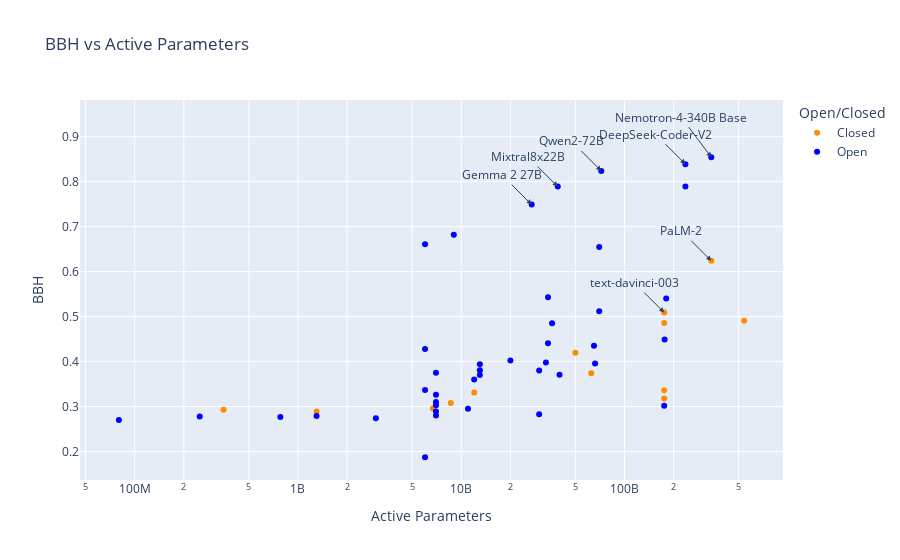

Source (notebook cell):
### Code cell
color_map = {'Open': 'blue', 'Closed': 'darkorange'}

highlighted_models = ['Nemotron-4-340B Base','DeepSeek-Coder-V2','Qwen2-72B', 'Mixtral8x22B', 'Gemma 2 27B', 
                      'PaLM-2', 'text-davinci-003']

# Create the plot
fig = px.scatter(df, x='Active Parameters', y='BBH', 
                 color='Open/Closed',
                 title='BBH vs Active Parameters',
                 hover_data=['System', 'BBH', 'Active Parameters'],
                 color_discrete_map=color_map
                )
fig.update_layout(xaxis_type="log")
for i, row in df.iterrows():
    if row['System'] in highlighted_models:
        ay = -40 if row['System'] == 'Nemotron-4-340B Base' else -30
        fig.add_annotation(
            x=np.log10(row['Active Parameters']),
            y=row['BBH'],
            text=row["System"],
            showarrow=True,
            arrowhead=2,
            arrowsize=1,
            arrowwidth=1,
            visible=True,
            ay=ay,
            ax=-30
        )

# Show the plot
fig.show()

### Figure 1 — Plotly figure (JSON) as saved in the notebook; plotly's stock layout.template omitted (floating-point values rounded to 4 significant figures; data arrays with more than 128 entries replaced by an {"elided": "..."} marker saying what was removed)
{"data": [{"customdata": [["claude-2.1"], ["claude-3-haiku-20240307"], ["claude-3-opus-20240229"], ["claude-3-sonnet-20240229"], ["command"], ["gemini-1.5-pro-preview-0409"], ["gemini-pro"], ["gpt-3.5-turbo"], ["gpt-4"], ["gpt-4-turbo"], ["mistral-large-latest"], ["mistral-small"], ["mistral-small-latest"], ["mistral-tiny"], ["claude-2.0"], ["claude-2.1"], ["claude-3-5-sonnet-20240620"], ["claude-3-haiku-20240307"], ["claude-3-opus-20240229"], ["claude-3-sonnet-20240229"], ["gemini-1.0-pro"], ["gemini-1.5-flash"], ["gemini-1.5-pro"], ["glm-4"], ["gpt-3.5-turbo"], ["gpt-3.5-turbo-0125"], ["gpt-4-0613"], ["gpt-4-1106-preview"], ["gpt-4o-2024-05-13"], ["gpt-4o-2024-08-06"], ["gpt-4o-mini"], ["gpt-4o-mini-2024-07-18"], ["o1-mini"], ["o1-preview"], ["BloombergGPT"], ["Chinchilla 70B"], ["Claude 2"], ["Claude 3 Opus"], ["Claude 3 Sonnet"], ["Claude 3.5 Sonnet"], ["code-cushman-001"], ["code-davinci-001"], ["code-davinci-002"], ["Gemini 1.0 Pro"], ["Gemini 1.5 Flash Preview"], ["Gemini 1.5 Pro (April 2024)"], ["Gemini 1.5 Pro (May 2024)"], ["Gemini 1.5 Pro (Exp-0801)"], ["Gemini Ultra"], ["Gopher 280B"], ["GPT-3.5-turbo-16k"], ["GPT-4 (original)"], ["gpt-4-0125-preview"], ["gpt-4-0613"], ["gpt-4-turbo-2024-04-09"], ["GPT-4o"], ["GPT-4o mini"], ["Inflection-2"], ["Inflection-2.5"], ["Mistral Large"], ["PaLM 9B"], ["PaLM 63B"], ["PaLM 540B"], ["PaLM-2"], ["Reka Core"], ["text-ada-001"], ["text-babbage-001"], ["text-curie-001"], ["text-davinci-001"], ["text-davinci-002"], ["text-davinci-003"], ["Yi-Large"]], "hovertemplate": "Open/Closed=Closed<br>Active Parameters=%{x}<br>BBH=%{y}<br>System=%{customdata[0]}<extra></extra>", "legendgroup": "Closed", "marker": {"color": "darkorange", "symbol": "circle"}, "mode": "markers", "name": "Closed", "orientation": "v", "showlegend": true, "type": "scatter", "x": [null, null, null, null, null, null, null, null, 280000000000, null, null, null, null, null, null, null, null, null, null, null, null, null, null, null, null, null, null, null, null, null, null, null, null, null, 50000000000, 70000000000, null, null, null, null, 12000000000, 175000000000, null, null, null, null, null, null, null, 280000000000, null, 280000000000, null, null, null, null, null, null, null, null, 8630000000, 62500000000, 540000000000, 340000000000, null, 350000000, 1300000000, 6700000000, 175000000000, 175000000000, 175000000000, null], "xaxis": "x", "y": [null, null, null, null, null, null, null, null, null, null, null, null, null, null, null, null, null, null, null, null, null, null, null, null, null, null, null, null, null, null, null, null, null, null, 0.4197, null, null, 0.868, null, 0.931, 0.3312, 0.3182, 0.528, null, 0.855, null, 0.892, null, null, null, null, null, null, null, null, null, null, null, null, null, 0.308, 0.374, 0.491, 0.624, null, 0.2928, 0.2888, 0.2955, 0.336, 0.486, 0.509, null], "yaxis": "y"}, {"customdata": {"elided": "145x1 str values"}, "hovertemplate": "Open/Closed=Open<br>Active Parameters=%{x}<br>BBH=%{y}<br>System=%{customdata[0]}<extra></extra>", "legendgroup": "Open", "marker": {"color": "blue", "symbol": "circle"}, "mode": "markers", "name": "Open", "orientation": "v", "showlegend": true, "type": "scatter", "x": {"elided": "145 int values"}, "xaxis": "x", "y": {"elided": "145 float values"}, "yaxis": "y"}], "layout": {"annotations": [{"arrowhead": 2, "arrowsize": 1, "arrowwidth": 1, "ax": -30, "ay": -30, "showarrow": true, "text": "DeepSeek-Coder-V2", "visible": true, "x": 11.37, "y": 0.839}, {"arrowhead": 2, "arrowsize": 1, "arrowwidth": 1, "ax": -30, "ay": -30, "showarrow": true, "text": "Gemma 2 27B", "visible": true, "x": 10.43, "y": 0.749}, {"arrowhead": 2, "arrowsize": 1, "arrowwidth": 1, "ax": -30, "ay": -30, "showarrow": true, "text": "Mixtral8x22B", "visible": true, "x": 10.59, "y": 0.789}, {"arrowhead": 2, "arrowsize": 1, "arrowwidth": 1, "ax": -30, "ay": -40, "showarrow": true, "text": "Nemotron-4-340B Base", "visible": true, "x": 11.53, "y": 0.8544}, {"arrowhead": 2, "arrowsize": 1, "arrowwidth": 1, "ax": -30, "ay": -30, "showarrow": true, "text": "PaLM-2", "visible": true, "x": 11.53, "y": 0.624}, {"arrowhead": 2, "arrowsize": 1, "arrowwidth": 1, "ax": -30, "ay": -30, "showarrow": true, "text": "Qwen2-72B", "visible": true, "x": 10.86, "y": 0.824}, {"arrowhead": 2, "arrowsize": 1, "arrowwidth": 1, "ax": -30, "ay": -30, "showarrow": true, "text": "text-davinci-003", "visible": true, "x": 11.24, "y": 0.509}], "legend": {"title": {"text": "Open/Closed"}, "tracegroupgap": 0}, "title": {"text": "BBH vs Active Parameters"}, "xaxis": {"anchor": "y", "domain": [0, 1], "title": {"text": "Active Parameters"}, "type": "log"}, "yaxis": {"anchor": "x", "domain": [0, 1], "title": {"text": "BBH"}}}}
